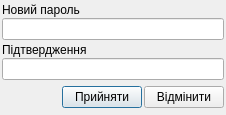
<?xml version="1.0" encoding="UTF-8"?>
<ui version="4.0">
 <class>UDialogChangePassword</class>
 <widget class="QDialog" name="UDialogChangePassword">
  <property name="geometry">
   <rect>
    <x>0</x>
    <y>0</y>
    <width>226</width>
    <height>115</height>
   </rect>
  </property>
  <property name="windowTitle">
   <string>Користувач - </string>
  </property>
  <property name="windowIcon">
   <iconset>
    <normaloff>:/pictures/pictures/cube.png</normaloff>:/pictures/pictures/cube.png</iconset>
  </property>
  <layout class="QGridLayout">
   <property name="margin">
    <number>2</number>
   </property>
   <property name="spacing">
    <number>2</number>
   </property>
   <item row="2" column="0">
    <layout class="QHBoxLayout">
     <property name="spacing">
      <number>2</number>
     </property>
     <property name="margin">
      <number>0</number>
     </property>
     <item>
      <spacer>
       <property name="orientation">
        <enum>Qt::Horizontal</enum>
       </property>
       <property name="sizeHint" stdset="0">
        <size>
         <width>131</width>
         <height>31</height>
        </size>
       </property>
      </spacer>
     </item>
     <item>
      <widget class="QPushButton" name="okButton_login">
       <property name="text">
        <string>Прийняти</string>
       </property>
       <property name="icon">
        <iconset resource="../images/UAutoParkImg.qrc">
         <normaloff>:/icontexto_webdev_pack/icontexto_webdev_pack/icontexto-webdev-ok-032x032.png</normaloff>:/icontexto_webdev_pack/icontexto_webdev_pack/icontexto-webdev-ok-032x032.png</iconset>
       </property>
      </widget>
     </item>
     <item>
      <widget class="QPushButton" name="cancelButton_login">
       <property name="text">
        <string>Відмінити</string>
       </property>
       <property name="icon">
        <iconset resource="../images/UAutoParkImg.qrc">
         <normaloff>:/icontexto_webdev_pack/icontexto_webdev_pack/icontexto-webdev-cancel-032x032.png</normaloff>:/icontexto_webdev_pack/icontexto_webdev_pack/icontexto-webdev-cancel-032x032.png</iconset>
       </property>
      </widget>
     </item>
    </layout>
   </item>
   <item row="1" column="0">
    <layout class="QVBoxLayout">
     <property name="spacing">
      <number>1</number>
     </property>
     <property name="margin">
      <number>0</number>
     </property>
     <item>
      <widget class="QLabel" name="label_password_2">
       <property name="text">
        <string>Підтвердження</string>
       </property>
      </widget>
     </item>
     <item>
      <widget class="QLineEdit" name="lineEdit_new_password_2">
       <property name="inputMask">
        <string/>
       </property>
       <property name="echoMode">
        <enum>QLineEdit::Password</enum>
       </property>
      </widget>
     </item>
    </layout>
   </item>
   <item row="0" column="0">
    <layout class="QVBoxLayout">
     <property name="spacing">
      <number>1</number>
     </property>
     <property name="margin">
      <number>0</number>
     </property>
     <item>
      <widget class="QLabel" name="label_password_1">
       <property name="text">
        <string>Новий пароль</string>
       </property>
      </widget>
     </item>
     <item>
      <widget class="QLineEdit" name="lineEdit_new_password_1">
       <property name="inputMask">
        <string/>
       </property>
       <property name="echoMode">
        <enum>QLineEdit::Password</enum>
       </property>
      </widget>
     </item>
    </layout>
   </item>
  </layout>
 </widget>
 <tabstops>
  <tabstop>lineEdit_new_password_1</tabstop>
  <tabstop>lineEdit_new_password_2</tabstop>
  <tabstop>okButton_login</tabstop>
  <tabstop>cancelButton_login</tabstop>
 </tabstops>
 <resources>
  <include location="../images/UAutoParkImg.qrc"/>
 </resources>
 <connections>
  <connection>
   <sender>cancelButton_login</sender>
   <signal>clicked()</signal>
   <receiver>UDialogChangePassword</receiver>
   <slot>reject()</slot>
   <hints>
    <hint type="sourcelabel">
     <x>369</x>
     <y>253</y>
    </hint>
    <hint type="destinationlabel">
     <x>179</x>
     <y>282</y>
    </hint>
   </hints>
  </connection>
 </connections>
</ui>
